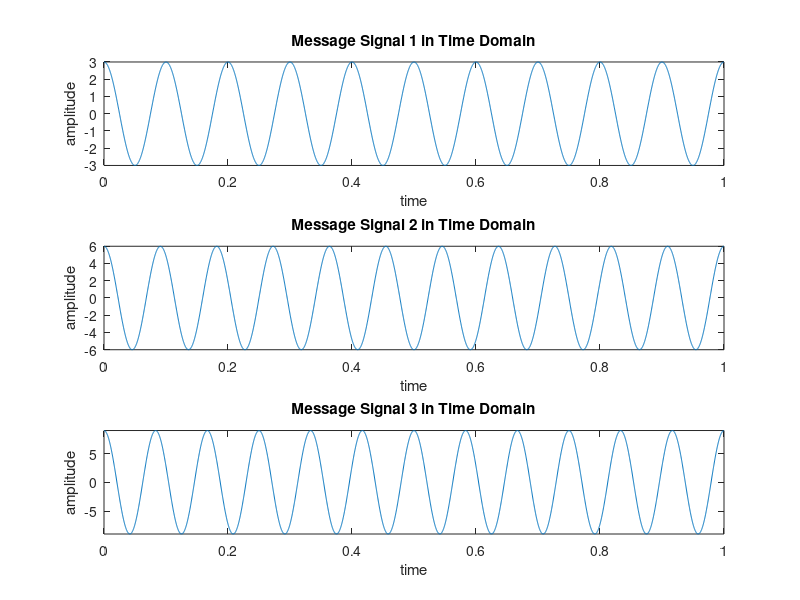
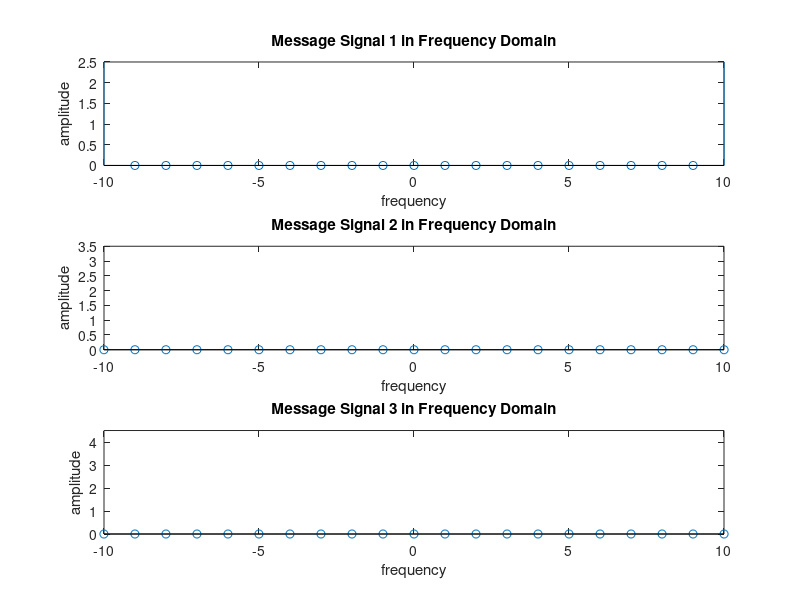
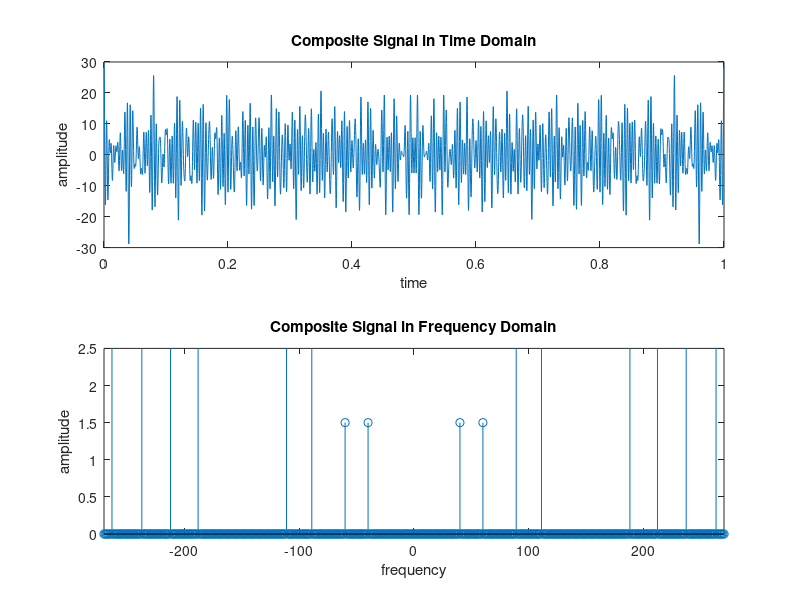
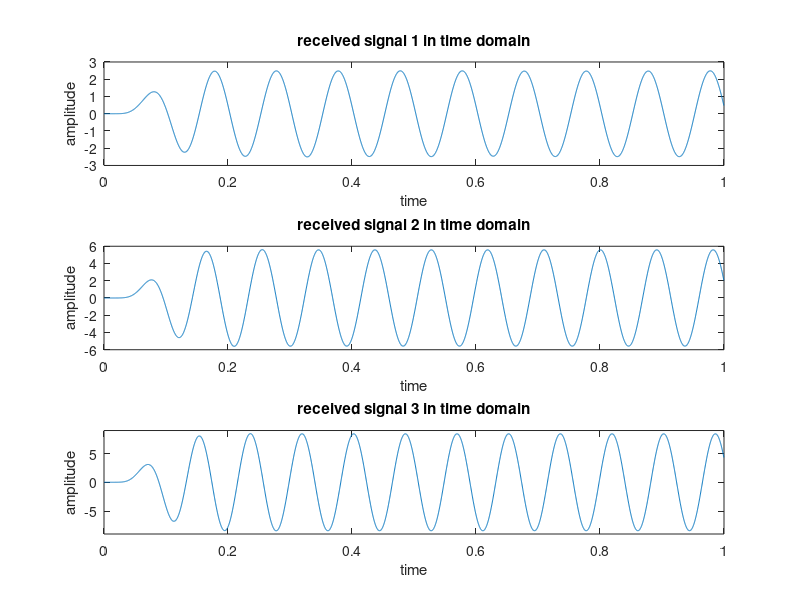

Recreate these plots in MATLAB, in order.
%HERE, F = 1, G = 9
clc;
clear all;
close all;

%% Message Signal Generation
fs = 4001; %Sampling Frequency
t = 0:1/fs:1-1/fs; %Generating Time axis

Am1 = 3; %Amplitude of First Message Signal
fm1 = 10; %Frequency of First Message Signal
m1 = Am1*cos(2*pi*fm1*t); % First Message Signal

Am2 = 6; %Amplitude of Second Message Signal
fm2 = 11; %Frequency of Second Message Signal
m2 = Am2*cos(2*pi*fm2*t); % Second Message Signal

Am3 = 9; %Amplitude of Third Message Signal
fm3 = 12; %Frequency of Third Message Signal
m3 = Am3*cos(2*pi*fm3*t); % Third Message Signal

Am4 = 12; %Amplitude of Fourth Message Signal
fm4 = 13; %Frequency of Fourth Message Signal
m4 = Am4*cos(2*pi*fm4*t);
%% Carrier Signal Generation
Cm1 = 1; %Amplitude of First Carrier Signal
fc1 = 50; %Frequency of First Carrier Signal
c1 = Cm1*cos(2*pi*fc1*t); % First Carrier Signal

Cm2 = 1; %Amplitude of Second Carrier Signal
fc2 = 100; %Frequency of Second Carrier Signal
c2 = Cm2*cos(2*pi*fc2*t); % Second Carrier Signal

Cm3 = 1; %Amplitude of Third Carrier Signal
fc3 = 200; %Frequency of Third Carrier Signal
c3 = Cm3*cos(2*pi*fc3*t); % Third Carrier Signal


Cm4 = 1; %Amplitude of Third Carrier Signal
fc4 = 250; %Frequency of Third Carrier Signal
c4 = Cm4*cos(2*pi*fc4*t); % Third Carrier Signal


%% Composite Signal Generation
x = (m1).*c1+(m2).*c2+(m3).*c3+(m4).*c4;

% Plotting the Signals in Time-Domain and Frequency-Domain
figure
subplot(3,1,1)
plot(t,m1)
xlabel('time')
ylabel('amplitude')
title('Message Signal 1 in Time Domain')
ylim([-Am1 Am1])
subplot(3,1,2)
plot(t,m2)
xlabel('time')
ylabel('amplitude')
title('Message Signal 2 in Time Domain')
ylim([-Am2 Am2])
subplot(3,1,3)
plot(t,m3)
xlabel('time')
ylabel('amplitude')
title('Message Signal 3 in Time Domain')
ylim([-Am3 Am3])

M1 = abs(fftshift(fft(m1)))/(fs/2); %Fourier Transformation of m1
M2 = abs(fftshift(fft(m2)))/(fs/2); %Fourier Transformation of m2
M3 = abs(fftshift(fft(m3)))/(fs/2); %Fourier Transformation of m3
X = abs(fftshift(fft(x)))/(fs/2); %Fourier Transformation of x
f = fs/2*linspace(-1,1,fs);
figure
subplot(3,1,1)
stem(f,M1)
xlabel('frequency')
ylabel('amplitude')
title('Message Signal 1 in Frequency Domain')
axis([-10 10 0 2.5])
subplot(3,1,2)
stem(f,M2)
xlabel('frequency')
ylabel('amplitude')
title('Message Signal 2 in Frequency Domain')
axis([-10 10 0 3.5])
subplot(3,1,3)
stem(f,M3)
xlabel('frequency')
ylabel('amplitude')
title('Message Signal 3 in Frequency Domain')
axis([-10 10 0 4.5])
figure
subplot(2,1,1)
plot(t,x)
xlabel('time')
ylabel('amplitude')
title('Composite Signal in Time Domain')
subplot(2,1,2)
stem(f,X)
xlabel('frequency')
ylabel('amplitude')
title('Composite Signal in Frequency Domain')
axis([-270 270 0 2.5])

%% Passing the Composite Signal Through Bandpass Filter
[num1, den1] = butter(5, [(fc1-fm1-6)/(fs/2),(fc1+fm1+6)/(fs/2)]);
%Butterworth Filter Window Determining for Bandpass Filter
bpf1 = filter(num1,den1,x); %Filtering is done here

[num2, den2] = butter(5, [(fc2-fm2-6)/(fs/2),(fc2+fm2+6)/(fs/2)]);
%Butterworth Filter Window Determining for Bandpass Filter
bpf2 = filter(num2,den2,x); %Filtering is done here

[num3, den3] = butter(5, [(fc3-fm3-6)/(fs/2),(fc3+fm3+6)/(fs/2)]);
%Butterworth Filter Window Determining for Bandpass Filter
bpf3 = filter(num3,den3,x); %Filtering is done here

% Mixing
z1 = 2*bpf1.*c1;
z2 = 2*bpf2.*c2;
z3 = 2*bpf3.*c3;

%% Passing the Mixed Signals Through Lowpass Filter

[num4, den4] = butter(5, (fm1+3)/(fs/2)); %Low pass filter is made here
rec1 = filter(num4,den4,z1); %Filtering is done here

[num5, den5] = butter(5, (fm2+3)/(fs/2)); %Low pass filter is made here
rec2 = filter(num5,den5,z2); %Filtering is done here

[num6, den6] = butter(5, (fm3+3)/(fs/2)); %Low pass filter is made here
rec3 = filter(num6,den6,z3); %Filtering is done here

% Plotting the Received Signals in Time-Domain and Frequency Domain
figure
subplot(3,1,1)
plot(t,rec1)
xlabel('time')
ylabel('amplitude')
title('received signal 1 in time domain')
ylim([-Am1 Am1])
 
subplot(3,1,2)
plot(t,rec2)
xlabel('time')
ylabel('amplitude')
title('received signal 2 in time domain')
ylim([-Am2 Am2])
 
subplot(3,1,3)
plot(t,rec3)
xlabel('time')
ylabel('amplitude')
title('received signal 3 in time domain')
ylim([-Am3 Am3])
 
R1 = abs(fftshift(fft(rec1)))/(fs/2); %Fourier Transformation is done here
R2 = abs(fftshift(fft(rec2)))/(fs/2); %Fourier Transformation is done here
R3 = abs(fftshift(fft(rec3)))/(fs/2); %Fourier Transformation is done here
 
figure
subplot(3,1,1)
stem(f,R1)
xlabel('frequency')
ylabel('amplitude')
title('received signal 1 in frequency domain')
xlim([-10 10])
 
subplot(3,1,2)
stem(f,R2)
xlabel('frequency')
ylabel('amplitude')
title('received signal 2 in frequency domain')
xlim([-10 10])
 
subplot(3,1,3)
stem(f,R3)
xlabel('frequency')
ylabel('amplitude')
title('received signal 3 in frequency domain')
xlim([-10 10])

